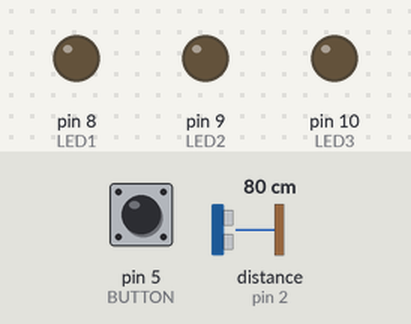
The sketch below on a simulated Arduino Uno, built with avr-gcc and run on an emulated ATmega328P. Parts: output pins drawn as LEDs (lit = HIGH). The inputs (shaded band) are chosen by the test bench; at power-on: pin 5 (BUTTON) LOW, distance to the obstacle (sensor on pin 2) 80 cm. The echo pulse lasts 58.3 µs per cm.

Above: at 1.2 s.
1.3 s: pin 5 (BUTTON) pulled HIGH for 0.15 s
At 1.6 s:
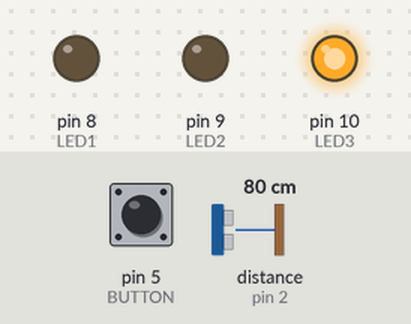
Timing chart, 0 to 4.3 s (numbered marks = the images above; inputs shaded):
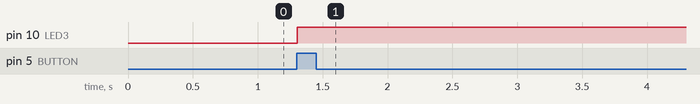

The sketch:

sonar.ino
```cpp
#include <NewPing.h>
#define TRIGGER 3
#define ECHO 2
#define MAXDISTANCE 200
#define LED1 8
#define LED2 9
#define LED3 10
#define BUTTON 5

NewPing sonar(TRIGGER, ECHO, MAXDISTANCE);

void setup() {
  Serial.begin(9600);
    pinMode(LED1 , OUTPUT);
    pinMode(LED2 , OUTPUT);
    pinMode(LED3 , OUTPUT);
    pinMode(BUTTON, INPUT);

}

void loop() {
  delay(100);

  if(digitalRead(BUTTON) == 1){


    unsigned int distance = sonar.ping_cm();

    if(distance > 30){
      digitalWrite(LED3, HIGH);
      digitalWrite(LED2 , LOW);
      digitalWrite(LED1 , LOW);


    }

    else if(distance < 10){
      digitalWrite(LED1, HIGH);
      digitalWrite(LED2 , LOW);
      digitalWrite(LED3 , LOW);


    }

    else if(distance >= 20){
      digitalWrite(LED2, HIGH);
      digitalWrite(LED1 , LOW);
    digitalWrite(LED3 , LOW);

    }

  }
}
```

Measured:
- after the input at 1.3 s, pin 10 (LED3): LOW → HIGH at once
